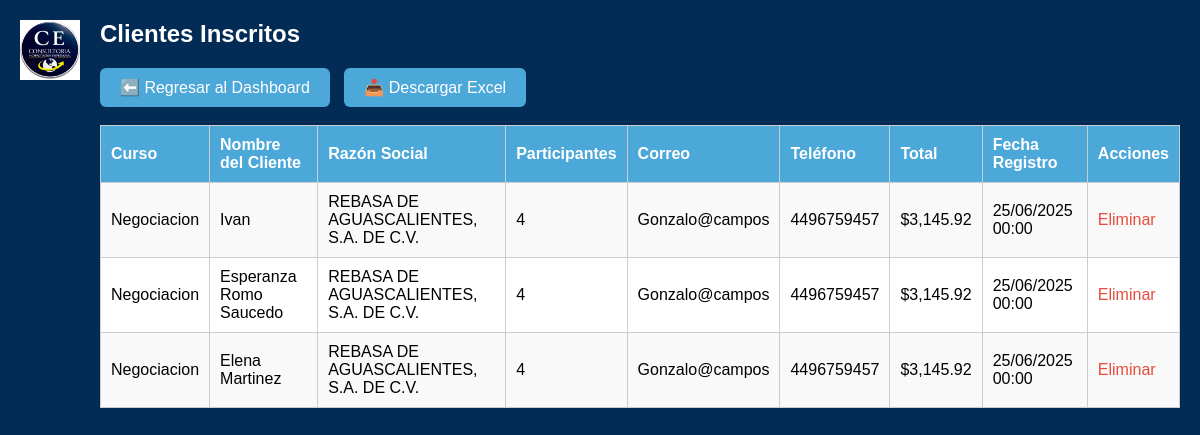
Before: /inscripciones.php (signed in) with the older database file.
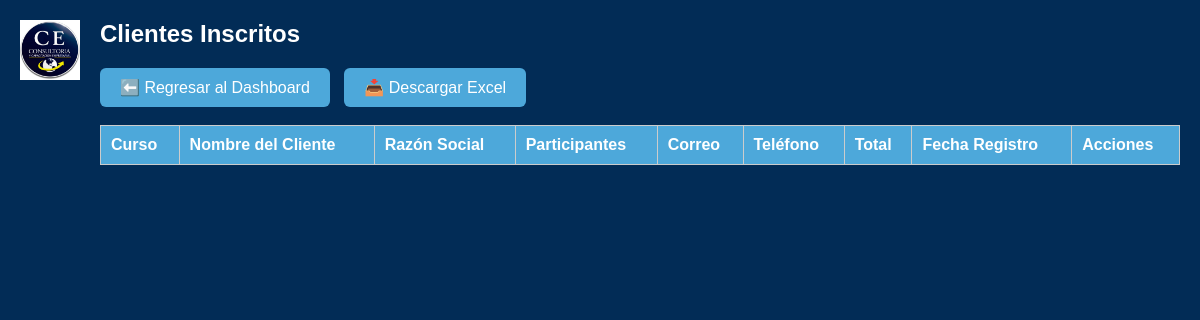
After: the same page with the newer database file.
### tables this page shows
CREATE TABLE `inscripciones` (
  `id` int(11) NOT NULL AUTO_INCREMENT,
  `razon_social` varchar(255) DEFAULT NULL,
  `telefono` varchar(30) DEFAULT NULL,
  `correo` varchar(100) DEFAULT NULL,
  `participantes` int(11) DEFAULT NULL,
  `total` decimal(10,2) DEFAULT NULL,
  `curso` varchar(255) DEFAULT NULL,
  `nombre_cliente` varchar(255) DEFAULT NULL,
  `fecha_registro` datetime DEFAULT current_timestamp(),
  PRIMARY KEY (`id`)
);

### inscripciones.php (the view, shortened to what this page needs)
<?php
include("config/db.php");
$rol = $_SESSION["rol"];
$sql = "SELECT * FROM inscripciones ORDER BY fecha_registro DESC";
$resultado = $conn->query($sql);
?>
<!DOCTYPE html>
<html lang="es">
<head>
</head>
<body>
    <img src="img/consultoria.png.jpg" alt="Logo" class="logo">
    <h2>Clientes Inscritos</h2>
    <a href="dashboard.php" class="boton">⬅️ Regresar al Dashboard</a>
    <?php if ($rol === "admin"): ?>
        <a href="exportar_inscripciones.php" class="boton">📥 Descargar Excel</a>
    <?php endif; ?>
    <br><br>
    <table>
        <tr>
            <th>Curso</th>
            <th>Nombre del Cliente</th>
            <th>Razón Social</th>
            <th>Participantes</th>
            <th>Correo</th>
            <th>Teléfono</th>
            <th>Total</th>
            <th>Fecha Registro</th>
            <th>Acciones</th>
        </tr>
        <?php while ($inscrito = $resultado->fetch_assoc()): ?>
        <tr>
            <td><?= htmlspecialchars($inscrito['curso']) ?></td>
            <td><?= htmlspecialchars($inscrito['nombre_cliente']) ?></td>
            <td><?= htmlspecialchars($inscrito['razon_social']) ?></td>
            <td><?= htmlspecialchars($inscrito['participantes']) ?></td>
            <td><?= htmlspecialchars($inscrito['correo']) ?></td>
            <td><?= htmlspecialchars($inscrito['telefono']) ?></td>
            <td>$<?= number_format($inscrito['total'], 2) ?></td>
            <td><?= date("d/m/Y H:i", strtotime($inscrito['fecha_registro'])) ?></td>
           <td class="acciones">
           <?php if ($rol === "admin"): ?>
              <a href="eliminar_inscrito.php?id=<?= $inscrito['id'] ?>" onclick="return confirm('¿Estás seguro de eliminar este registro?');">Eliminar</a>
          <?php else: ?>
              <span style="color: gray;">Sin permisos</span>
          <?php endif; ?>
</td>
        </tr>
        <?php endwhile; ?>
    </table>
</body>
</html>

Changed rows visible on the page:
removed inscripciones: curso "Negociacion", nombre_cliente "Ivan", razon_social "REBASA DE AGUASCALIENTES, S.A. DE C.V.", participantes "4", correo "Gonzalo@campos", telefono "4496759457", total "3,145.92", fecha_registro "25/06/2025 00:00"
removed inscripciones: curso "Negociacion", nombre_cliente "Esperanza Romo Saucedo", razon_social "REBASA DE AGUASCALIENTES, S.A. DE C.V.", participantes "4", correo "Gonzalo@campos", telefono "4496759457", total "3,145.92", fecha_registro "25/06/2025 00:00"
removed inscripciones: curso "Negociacion", nombre_cliente "Elena Martinez", razon_social "REBASA DE AGUASCALIENTES, S.A. DE C.V.", participantes "4", correo "Gonzalo@campos", telefono "4496759457", total "3,145.92", fecha_registro "25/06/2025 00:00"
